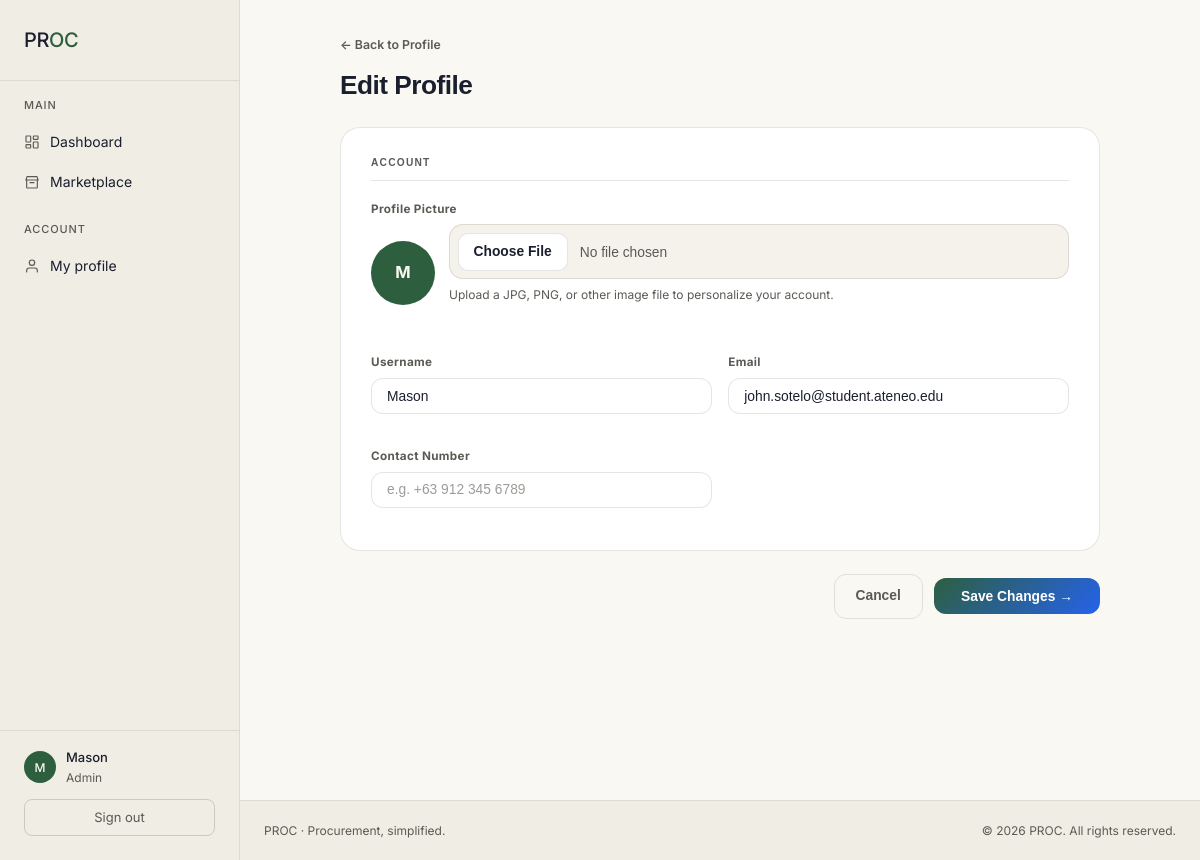
The app's page /profile/edit/ (signed in) with its own data.
### authentication/models.py (models this page shows, shortened)
class Client(AbstractBaseUser, PermissionsMixin):
    ACCOUNT_TYPE_CHOICES = [
        ('business', 'Business'),
        ('consumer', 'Consumer'),
        ('admin', 'Admin'),
    ]
    username = models.CharField(max_length=150, unique=True)
    email = models.EmailField(unique=True)
    account_type = models.CharField(max_length=20, choices=ACCOUNT_TYPE_CHOICES)
    contact_number = models.CharField(max_length=20, blank=True)
    profile_image = models.ImageField(upload_to='uploads/profile_pictures/', null=True, blank=True)
    is_active = models.BooleanField(default=True)
    is_staff = models.BooleanField(default=False)
    date_joined = models.DateTimeField(default=timezone.now)
    objects = ClientManager()
    USERNAME_FIELD = 'username'
    REQUIRED_FIELDS = ['email']
    class Meta:
        db_table = 'client'
        verbose_name = 'Client'
        verbose_name_plural = 'Clients'
    @property
    def is_business(self):
        return self.account_type == 'business'
    @property
    def is_consumer(self):
        return self.account_type == 'consumer'

### profiles/views.py (the view, shortened to what this page needs)
# urls.py: path('edit/', views.edit_profile_view, name='edit_profile'),
@login_required
def edit_profile_view(request):
    user = request.user
    profile = None
    if user.is_business:
        profile = getattr(user, 'business_profile', None)
    elif user.is_consumer:
        profile = getattr(user, 'consumer_profile', None)
    return render(request, 'profiles/edit_profile.html', {'profile': profile})

### templates/profiles/edit_profile.html (shortened to what this page needs)
{% extends "base.html" %}
{% block content %}
<div class="page-wrap">
    <a href="{% url 'profiles:my_profile' %}" class="back-link">← Back to Profile</a>
    <div class="page-title">Edit Profile</div>
    <form method="post" enctype="multipart/form-data" novalidate>
        <div class="form-card">
            <div class="section-title">Account</div>
            <div class="field-grid">
                <div class="field field-full">
                    <label for="profile_image">Profile Picture</label>
                    <div class="profile-upload">
                        <div class="profile-upload-avatar">
                            {% if user.profile_image %}
                                <img src="{{ user.profile_image.url }}" alt="{{ user.username }} profile picture">
                            {% else %}
                                {{ user.username|first|upper }}
                            {% endif %}
                        </div>
                        <div class="field" style="flex: 1;">
                            <input type="file" id="profile_image" name="profile_image" accept="image/*">
                            <div class="field-help">Upload a JPG, PNG, or other image file to personalize your account.</div>
                        </div>
                    </div>
                </div>
                <div class="field">
                    <label>Username</label>
                    <input type="text" value="{{ user.username }}" disabled>
                </div>
                <div class="field">
                    <label>Email</label>
                    <input type="email" value="{{ user.email }}" disabled>
                </div>
                <div class="field">
                    <label for="contact_number">Contact Number</label>
                    <input type="text" id="contact_number" name="contact_number"
                           value="{{ user.contact_number }}"
                           placeholder="e.g. +63 912 345 6789">
                </div>
            </div>
        </div>
        <div class="form-actions">
            <a href="{% url 'profiles:my_profile' %}" class="btn-ghost">Cancel</a>
            <button type="submit" class="btn-primary">Save Changes →</button>
        </div>
    </form>
</div>
{% endblock %}

### templates/base.html (shortened to what this page needs)
{% load static %}
<!DOCTYPE html>
<html lang="en">
<head>
    <link rel="stylesheet" href="{% static 'css/theme.css' %}">
</head>
<body>
<div class="layout">
    {% if user.is_authenticated %}
    <aside class="sidebar">
        <div class="brand">
            <div class="brand-name">PR<span class="dot">OC</span></div>
        </div>
        <div class="nav-section">
            <div class="nav-label">Main</div>
            <a href="{% url 'dashboard:dashboard' %}" class="nav-link">
                <span class="nav-icon">
                </span> Dashboard
            </a>
            {% if user.business_profile %}
            <a href="{% url 'marketplace:business_marketplace' %}" class="nav-link">
                <span class="nav-icon">
                    <svg viewBox="0 0 24 24" fill="none" stroke="currentColor" stroke-width="1.75" stroke-linecap="round" stroke-linejoin="round"><path d="M3 9l1.5-5h15L21 9"/><path d="M4 9v11a1 1 0 0 0 1 1h14a1 1 0 0 0 1-1V9"/><path d="M3 9h18"/><path d="M9 13h6"/></svg>
                </span> Marketplace
            </a>
            {% else %}
            <a href="{% url 'marketplace:consumer_marketplace' %}" class="nav-link">
                <span class="nav-icon">
                    <svg viewBox="0 0 24 24" fill="none" stroke="currentColor" stroke-width="1.75" stroke-linecap="round" stroke-linejoin="round"><path d="M3 9l1.5-5h15L21 9"/><path d="M4 9v11a1 1 0 0 0 1 1h14a1 1 0 0 0 1-1V9"/><path d="M3 9h18"/><path d="M9 13h6"/></svg>
                </span> Marketplace
            </a>
            {% endif %}
        </div>
        <div class="nav-section">
            <div class="nav-label">Account</div>
            <a href="{% url 'profiles:my_profile' %}" class="nav-link">
                <span class="nav-icon">
                    <svg viewBox="0 0 24 24" fill="none" stroke="currentColor" stroke-width="1.75" stroke-linecap="round" stroke-linejoin="round"><path d="M20 21v-2a4 4 0 0 0-4-4H8a4 4 0 0 0-4 4v2"/><circle cx="12" cy="7" r="4"/></svg>
                </span> My profile
            </a>
        </div>
        <div class="sidebar-footer">
            <div class="user-chip">
                <div class="user-avatar">
                    {% if user.profile_image %}
                        <img src="{{ user.profile_image.url }}" alt="{{ user.username }} profile picture">
                    {% else %}
                        {{ user.username|first|upper }}
                    {% endif %}
                </div>
                <div class="user-info">
                    <div class="user-name">{{ user.username }}</div>
                    <div class="user-role">{{ user.account_type }}</div>
                </div>
            </div>
            <a href="{% url 'authentication:logout' %}" class="sidebar-action">Sign out</a>
        </div>
    </aside>
    {% endif %}
    <main class="main">
        {% block content %}{% endblock %}
    </main>
</div>
{% if user.is_authenticated %}
<footer class="app-footer">
    <div class="app-footer-row">
        <div>PROC · Procurement, simplified.</div>
        <div>&copy; {% now "Y" %} PROC. All rights reserved.</div>
    </div>
</footer>
{% endif %}
</body>
</html>

### static/css/theme.css (style rules this page uses)
:root { --bg-page: #FAF8F3; --bg-surface: #FFFFFF; --bg-secondary: #F0EDE4; --bg-faint: #F5F2EB; --text-primary: #1A1F2E; --text-secondary: #5A5A55; --text-on-accent: #FAF8F3; --accent: #2D5F3F; --accent-bg: #E8EFE9; --accent-hover: #244D33; --border: rgba(0, 0, 0, 0.10); --border-subtle: rgba(0, 0, 0, 0.08); --border-strong: rgba(0, 0, 0, 0.15); --success: #2D5F3F; --warning: #8A6A1F; --warning-bg: #F5EFD9; --danger: #8B2C2C; --danger-bg: #F4E4E4; --space-1: 4px; --space-2: 8px; --space-3: 12px; --space-4: 16px; --space-5: 20px; --space-6: 24px; --space-7: 32px; --space-8: 48px; --radius-sm: 4px; --radius: 8px; --radius-lg: 12px; --font: 'Inter', -apple-system, BlinkMacSystemFont, 'Segoe UI', sans-serif; }
*, *::before, *::after { box-sizing: border-box; margin: 0; padding: 0; }
html, body { min-height: 100%; background: var(--bg-page); color: var(--text-primary); font-family: var(--font); font-size: 15px; line-height: 1.6; font-weight: 400; -webkit-font-smoothing: antialiased; -moz-osx-font-smoothing: grayscale; }
a { color: var(--accent); text-decoration: none; }
.layout { display: flex; min-height: 100vh; }
.sidebar { width: 240px; background: var(--bg-secondary); border-right: 0.5px solid var(--border-subtle); display: flex; flex-direction: column; padding: 20px 0; position: fixed; top: 0; left: 0; bottom: 0; z-index: 10; }
.brand { padding: 4px 24px 24px; border-bottom: 0.5px solid var(--border-subtle); margin-bottom: 16px; }
.brand-name { font-family: var(--font); font-weight: 500; font-size: 20px; letter-spacing: -0.02em; color: var(--text-primary); }
.brand-name .dot { color: var(--accent); }
.nav-section { padding: 0 12px; margin-bottom: 18px; }
.nav-label { font-size: 11px; font-weight: 500; letter-spacing: 0.08em; text-transform: uppercase; color: var(--text-secondary); padding: 0 12px 8px; }
.nav-link { display: flex; align-items: center; gap: 10px; padding: 8px 12px; border-radius: var(--radius); color: var(--text-primary); text-decoration: none; font-size: 14px; font-weight: 400; margin-bottom: 2px; transition: background 0.12s; }
.nav-icon { width: 16px; height: 16px; display: inline-flex; align-items: center; justify-content: center; color: var(--text-secondary); flex-shrink: 0; }
.nav-icon svg { width: 16px; height: 16px; display: block; }
.sidebar-footer { margin-top: auto; padding: 16px 24px 4px; border-top: 0.5px solid var(--border-subtle); }
.user-chip { display: flex; align-items: center; gap: 10px; margin-bottom: 12px; }
.user-avatar { width: 32px; height: 32px; background: var(--accent); color: var(--text-on-accent); border-radius: 50%; display: grid; place-items: center; font-size: 12px; font-weight: 500; flex-shrink: 0; text-transform: uppercase; overflow: hidden; }
.user-info { overflow: hidden; min-width: 0; }
.user-name { font-size: 13px; font-weight: 500; color: var(--text-primary); white-space: nowrap; overflow: hidden; text-overflow: ellipsis; }
.user-role { font-size: 12px; color: var(--text-secondary); text-transform: capitalize; }
.sidebar-action { display: flex; align-items: center; justify-content: center; width: 100%; padding: 7px 12px; background: transparent; border: 0.5px solid var(--border-strong); border-radius: var(--radius); color: var(--text-secondary); font-family: var(--font); font-size: 13px; font-weight: 400; cursor: pointer; text-decoration: none; transition: background 0.12s, color 0.12s; }
.main { margin-left: 240px; flex: 1; padding: 32px 40px 64px; }
.page-title { font-size: 32px; font-weight: 500; letter-spacing: -0.02em; line-height: 1.2; color: var(--text-primary); margin-bottom: 8px; }
.btn-primary { background: var(--accent); color: var(--text-on-accent); border-color: var(--accent); }
.btn-ghost { background: transparent; color: var(--text-secondary); border-color: transparent; }
.field { margin-bottom: 16px; }
.app-footer { background: var(--bg-secondary); border-top: 0.5px solid var(--border-subtle); padding: 20px 24px; margin-left: 240px; font-size: 12px; color: var(--text-secondary); }
.app-footer-row { max-width: 1200px; margin: 0 auto; display: flex; justify-content: space-between; align-items: center; gap: 16px; flex-wrap: wrap; }
:root { --navy: var(--bg-page); --panel: var(--bg-surface); --blue: var(--accent); --white: var(--text-primary); --muted: var(--text-secondary); }

### records on screen
Client: username|first "M", username "Mason", account_type "Admin", email "john.sotelo@student.ateneo.edu"
